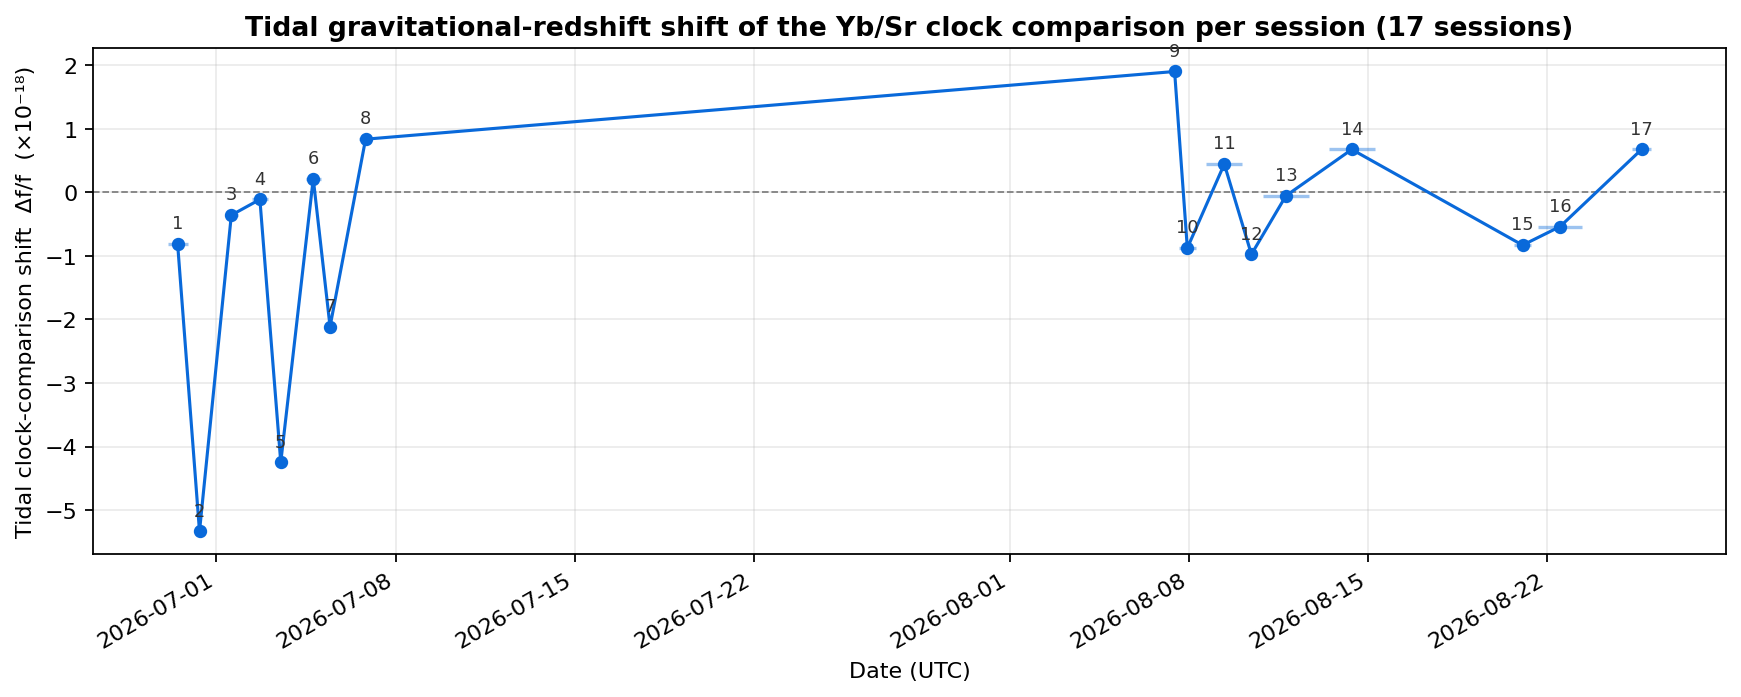

Generate this figure with Python:
#!/usr/bin/env python3
"""Compute tidal clock-comparison shifts for the experimental sessions.

Reads the session time windows (from clock/潮汐修正后的比值计算.pdf, 17 segments),
averages the tidal geopotential difference ΔW over each session, and converts
it to the fractional frequency shift Δf/f = ΔW/c² induced by the tidal
gravitational redshift (general relativity).

Writes clock/clock_tidal_shift.csv and clock/clock_tidal_shift.png
(datetime x-axis).
"""

from __future__ import annotations

import csv
from pathlib import Path

import matplotlib

matplotlib.use("Agg")
import matplotlib.dates as mdates
import matplotlib.pyplot as plt
import numpy as np

# Expert-provided full tidal "综合差" (solid + ocean), 30-s grid (UTC).
RESULTS_CSV = (
    Path(__file__).resolve().parents[1]
    / "results"
    / "professional_tidal_delta_30s.csv"
)
TIDAL_COLUMN = "total_tidal_delta_m2_s2_surface"
OUT_DIR = Path(__file__).resolve().parent

C = 299792458.0  # speed of light (m/s)

# Table 1 of the PDF lists session times in Beijing time (UTC+8), matching the
# acquisition PCs ("PC time, time zone local"). The tidal CSV is UTC, so the
# session windows are shifted back 8 h before masking. (China has no DST.)
UTC_OFFSET = np.timedelta64(8, "h")

# 17 experimental sessions (start, end), Beijing time (UTC+8), 2026 — tables of
# clock/潮汐修正后的比值计算.pdf (17-jump-free-segment revision).
GROUPS = [
    ("2026-06-29 10:06:28", "2026-06-30 04:59:59"),
    ("2026-06-30 12:00:00", "2026-06-30 20:11:31"),
    ("2026-07-01 15:58:41", "2026-07-02 03:53:40"),
    ("2026-07-02 17:34:22", "2026-07-03 07:51:26"),
    ("2026-07-03 17:34:22", "2026-07-03 23:00:00"),
    ("2026-07-04 19:30:46", "2026-07-05 10:00:00"),
    ("2026-07-05 13:00:00", "2026-07-06 00:00:00"),
    ("2026-07-06 21:45:16", "2026-07-07 09:52:03"),
    ("2026-08-07 15:15:00", "2026-08-07 21:30:00"),
    ("2026-08-07 22:15:00", "2026-08-08 14:20:59"),
    ("2026-08-09 00:00:00", "2026-08-10 09:57:21"),
    ("2026-08-10 12:47:06", "2026-08-11 00:00:00"),
    ("2026-08-11 05:30:00", "2026-08-13 00:00:00"),
    ("2026-08-13 18:56:58", "2026-08-15 14:00:41"),
    ("2026-08-21 00:40:03", "2026-08-21 16:40:56"),
    ("2026-08-21 23:20:01", "2026-08-23 16:20:51"),
    ("2026-08-25 15:09:41", "2026-08-26 09:29:54"),
]


def load_series() -> tuple[np.ndarray, np.ndarray]:
    rows = list(csv.DictReader(open(RESULTS_CSV)))
    timestamps = np.array(
        [r["timestamp_utc"].replace("Z", "") for r in rows], dtype="datetime64[s]"
    )
    total = np.array([float(r[TIDAL_COLUMN]) for r in rows])
    return timestamps, total


def main() -> int:
    timestamps, total = load_series()

    records = []
    for index, (start, end) in enumerate(GROUPS, 1):
        s = np.datetime64(start) - UTC_OFFSET  # Beijing -> UTC
        e = np.datetime64(end) - UTC_OFFSET    # Beijing -> UTC
        mask = (timestamps >= s) & (timestamps <= e)
        count = int(mask.sum())
        mean_w = float(total[mask].mean())
        frequency_shift = mean_w / C**2  # Δf/f (dimensionless)
        mid = int((int(s.astype("int64")) + int(e.astype("int64"))) // 2)
        midpoint = np.datetime64(mid, "s")
        records.append(
            {
                "session": index,
                "start": str(s).replace("T", " "),
                "end": str(e).replace("T", " "),
                "midpoint": midpoint,
                "count_minutes": count,
                "mean_delta_w_m2_s2": mean_w,
                "frequency_shift": frequency_shift,
            }
        )

    # Write CSV
    OUT_DIR.mkdir(exist_ok=True)
    csv_path = OUT_DIR / "clock_tidal_shift.csv"
    with csv_path.open("w", newline="") as f:
        writer = csv.writer(f)
        writer.writerow(
            [
                "session",
                "start_utc",
                "end_utc",
                "midpoint_utc",
                "count_minutes",
                "mean_delta_w_m2_s2",
                "frequency_shift_dff",
            ]
        )
        for r in records:
            writer.writerow(
                [
                    r["session"],
                    r["start"],
                    r["end"],
                    np.datetime_as_string(r["midpoint"], unit="s"),
                    r["count_minutes"],
                    f"{r['mean_delta_w_m2_s2']:.9f}",
                    f"{r['frequency_shift']:.12e}",
                ]
            )

    midpoints = np.array([r["midpoint"] for r in records])
    frequency_shift = np.array([r["frequency_shift"] for r in records]) * 1e18
    starts = np.array([np.datetime64(r["start"]) for r in records])
    ends = np.array([np.datetime64(r["end"]) for r in records])
    mid_num = mdates.date2num(midpoints)
    left_days = mid_num - mdates.date2num(starts)
    right_days = mdates.date2num(ends) - mid_num

    fig, ax = plt.subplots(figsize=(11, 4.5))
    ax.axhline(0.0, color="gray", lw=0.8, ls="--")
    ax.plot(mid_num, frequency_shift, "o-", color="#0969da", ms=5, lw=1.4)
    ax.errorbar(
        mid_num,
        frequency_shift,
        xerr=[left_days, right_days],
        fmt="none", ecolor="#0969da", alpha=0.4, capsize=0,
    )
    for i, (x, y) in enumerate(zip(mid_num, frequency_shift), 1):
        ax.annotate(
            f"{i}", (x, y), textcoords="offset points", xytext=(0, 7),
            ha="center", fontsize=8, color="#333333",
        )
    ax.xaxis.set_major_formatter(mdates.DateFormatter("%Y-%m-%d"))
    ax.xaxis.set_major_locator(mdates.AutoDateLocator(minticks=4, maxticks=10))
    plt.setp(ax.get_xticklabels(), rotation=30, ha="right")
    ax.set_xlabel("Date (UTC)")
    ax.set_ylabel("Tidal clock-comparison shift  Δf/f  (×10⁻¹⁸)")
    ax.set_title(
        "Tidal gravitational-redshift shift of the Yb/Sr clock comparison "
        f"per session ({len(records)} sessions)",
        fontweight="bold",
    )
    ax.grid(alpha=0.25)
    fig.tight_layout()
    fig.savefig(OUT_DIR / "clock_tidal_shift.png", dpi=160, bbox_inches="tight")
    plt.close(fig)

    print(f"Wrote {csv_path}")
    print(f"Wrote {OUT_DIR / 'clock_tidal_shift.png'}")
    print()
    print(f"{'session':>7} {'midpoint':>17} {'Δf/f ×1e18':>12}")
    for r in records:
        print(
            f"{r['session']:>7} "
            f"{np.datetime_as_string(r['midpoint'], unit='D'):>17} "
            f"{r['frequency_shift'] * 1e18:>+12.4f}"
        )
    return 0


if __name__ == "__main__":
    raise SystemExit(main())
